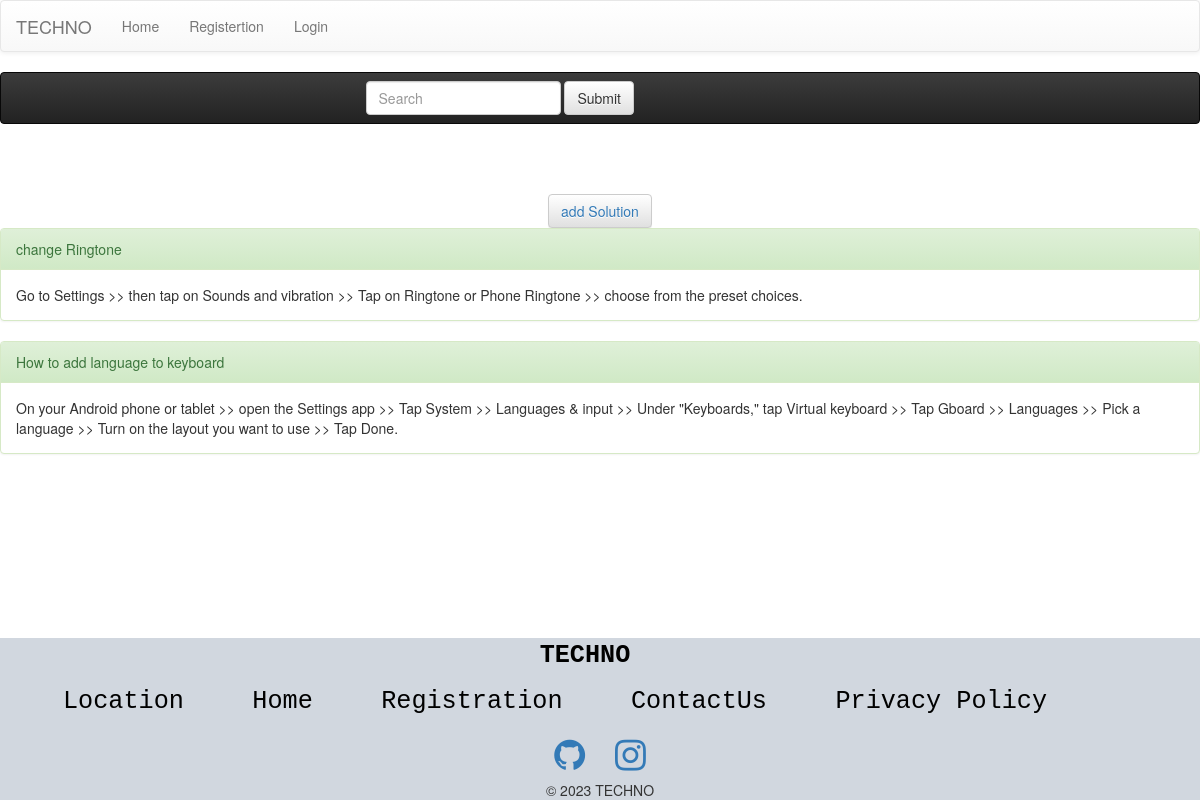
/android.html, run on the app's committed database.
### model.py (models this page shows, shortened)
class Android(db.Model):
    id = db.Column(db.Integer, primary_key=True)
    prosubandroid = db.Column(db.String(100), nullable=False)
    proandroid = db.Column(db.String(500), nullable=False)

### server.py (the view)
@app.route("/android.html", methods=['POST','GET'])
def androidpage():
    problem = Android.query.all()
    return render_template("android.html", problem=problem)

### forms.py
class SearchForm(FlaskForm):
    searched = StringField(label= 'Searched',validators=[DataRequired()])
    submit = SubmitField(label= 'Add solution')

### server.py (called while the page is built)
@app.context_processor
def base():
    form = SearchForm()
    return dict(form=form)

### templates/android.html (shortened to what this page needs)
{% extends 'base.html' %}
{% block content %}
<nav class="navbar navbar-inverse">
    <form method="POST" action="{{url_for('search')}}" class="navbar-form navbar-right" style="margin-right: 550px;">
        <div class="form-group">
            <input type="text" name = "searched"class="form-control" placeholder="Search">
        </div>
        <button type="submit" class="btn btn-default">Submit</button>
    </form>
</nav>
<center><button  class="btn btn-default" style="margin-top: 50px ;"><a href="/android_s.html"> add Solution </a></button></center>
{% for android in problem %}
<div class="panel panel-success  ">
    <div class="panel-heading">{{ android.prosubandroid }}</div>
    <div class="panel-body">{{ android.proandroid }}</div>
</div>
{% endfor %}
{% endblock content %}

### templates/base.html (style rules this page uses)
html { height: 100%; }
body { min-height: 100%; display:flex; flex-direction:column; }

### data on the page
Android: prosubandroid "change Ringtone", proandroid "Go to Settings >> then tap on Sounds and vibration >> Tap on Ringtone or Phone Ringtone >> choose from the preset choices."
Android: prosubandroid "How to add language to keyboard", proandroid "On your Android phone or tablet >> open the Settings app >> Tap System >> Languages & input >> Under \"Keyboards,\" tap Virtual keyboard >> Tap Gboard >> Languages >> Pick a language >> Turn on the layout you want to use >> Tap Done."
